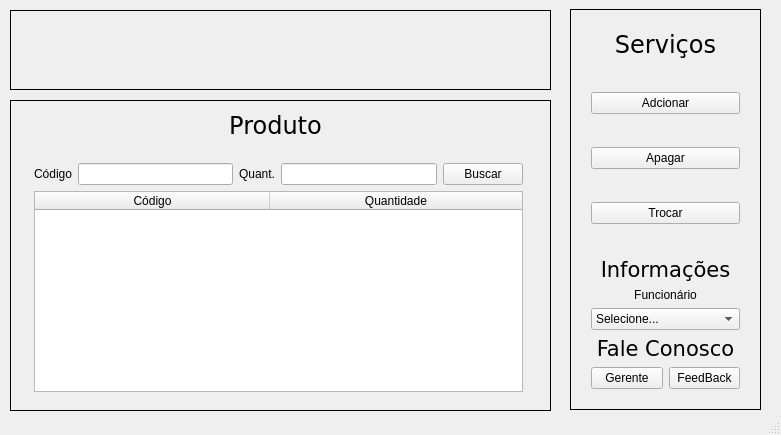
<?xml version="1.0" encoding="UTF-8"?>
<ui version="4.0">
 <class>MainWindow</class>
 <widget class="QMainWindow" name="MainWindow">
  <property name="windowModality">
   <enum>Qt::ApplicationModal</enum>
  </property>
  <property name="geometry">
   <rect>
    <x>0</x>
    <y>0</y>
    <width>781</width>
    <height>435</height>
   </rect>
  </property>
  <property name="windowTitle">
   <string>Hipermercado Japi</string>
  </property>
  <widget class="QWidget" name="centralWidget">
   <widget class="QWidget" name="widget" native="true">
    <property name="geometry">
     <rect>
      <x>10</x>
      <y>0</y>
      <width>761</width>
      <height>431</height>
     </rect>
    </property>
    <widget class="QFrame" name="frame">
     <property name="geometry">
      <rect>
       <x>0</x>
       <y>100</y>
       <width>541</width>
       <height>311</height>
      </rect>
     </property>
     <property name="frameShape">
      <enum>QFrame::Box</enum>
     </property>
     <property name="frameShadow">
      <enum>QFrame::Plain</enum>
     </property>
     <widget class="QLabel" name="lbl_servico_2">
      <property name="geometry">
       <rect>
        <x>10</x>
        <y>10</y>
        <width>511</width>
        <height>31</height>
       </rect>
      </property>
      <property name="font">
       <font>
        <family>DejaVu Sans</family>
        <pointsize>18</pointsize>
       </font>
      </property>
      <property name="layoutDirection">
       <enum>Qt::LeftToRight</enum>
      </property>
      <property name="text">
       <string>Produto</string>
      </property>
      <property name="alignment">
       <set>Qt::AlignCenter</set>
      </property>
     </widget>
     <widget class="QWidget" name="layoutWidget">
      <property name="geometry">
       <rect>
        <x>13</x>
        <y>52</y>
        <width>511</width>
        <height>251</height>
       </rect>
      </property>
      <layout class="QVBoxLayout" name="verticalLayout_2">
       <item>
        <layout class="QHBoxLayout" name="horizontalLayout_3">
         <item>
          <layout class="QHBoxLayout" name="horizontalLayout">
           <item>
            <widget class="QLabel" name="label">
             <property name="text">
              <string>Código</string>
             </property>
            </widget>
           </item>
           <item>
            <widget class="QLineEdit" name="line_Codigo">
             <property name="maxLength">
              <number>999999999</number>
             </property>
            </widget>
           </item>
          </layout>
         </item>
         <item>
          <layout class="QHBoxLayout" name="horizontalLayout_2">
           <item>
            <widget class="QLabel" name="label_2">
             <property name="text">
              <string>Quant.</string>
             </property>
            </widget>
           </item>
           <item>
            <widget class="QLineEdit" name="line_Qtn"/>
           </item>
          </layout>
         </item>
         <item>
          <widget class="QPushButton" name="btn_Buscar">
           <property name="enabled">
            <bool>true</bool>
           </property>
           <property name="cursor">
            <cursorShape>PointingHandCursor</cursorShape>
           </property>
           <property name="mouseTracking">
            <bool>false</bool>
           </property>
           <property name="tabletTracking">
            <bool>false</bool>
           </property>
           <property name="text">
            <string>Buscar</string>
           </property>
           <property name="autoDefault">
            <bool>false</bool>
           </property>
           <property name="default">
            <bool>false</bool>
           </property>
           <property name="flat">
            <bool>false</bool>
           </property>
          </widget>
         </item>
        </layout>
       </item>
       <item>
        <widget class="QTableWidget" name="tbl_produto">
         <property name="editTriggers">
          <set>QAbstractItemView::NoEditTriggers</set>
         </property>
         <property name="dragEnabled">
          <bool>false</bool>
         </property>
         <property name="alternatingRowColors">
          <bool>true</bool>
         </property>
         <property name="selectionMode">
          <enum>QAbstractItemView::SingleSelection</enum>
         </property>
         <property name="selectionBehavior">
          <enum>QAbstractItemView::SelectRows</enum>
         </property>
         <property name="textElideMode">
          <enum>Qt::ElideLeft</enum>
         </property>
         <property name="showGrid">
          <bool>true</bool>
         </property>
         <property name="gridStyle">
          <enum>Qt::SolidLine</enum>
         </property>
         <property name="sortingEnabled">
          <bool>true</bool>
         </property>
         <property name="wordWrap">
          <bool>true</bool>
         </property>
         <property name="cornerButtonEnabled">
          <bool>true</bool>
         </property>
         <property name="rowCount">
          <number>0</number>
         </property>
         <property name="columnCount">
          <number>2</number>
         </property>
         <attribute name="horizontalHeaderVisible">
          <bool>true</bool>
         </attribute>
         <attribute name="horizontalHeaderCascadingSectionResizes">
          <bool>true</bool>
         </attribute>
         <attribute name="horizontalHeaderDefaultSectionSize">
          <number>235</number>
         </attribute>
         <attribute name="horizontalHeaderHighlightSections">
          <bool>true</bool>
         </attribute>
         <attribute name="horizontalHeaderShowSortIndicator" stdset="0">
          <bool>true</bool>
         </attribute>
         <attribute name="horizontalHeaderStretchLastSection">
          <bool>true</bool>
         </attribute>
         <attribute name="verticalHeaderVisible">
          <bool>true</bool>
         </attribute>
         <attribute name="verticalHeaderCascadingSectionResizes">
          <bool>true</bool>
         </attribute>
         <attribute name="verticalHeaderShowSortIndicator" stdset="0">
          <bool>true</bool>
         </attribute>
         <column>
          <property name="text">
           <string>Código</string>
          </property>
          <property name="textAlignment">
           <set>AlignCenter</set>
          </property>
         </column>
         <column>
          <property name="text">
           <string>Quantidade</string>
          </property>
          <property name="font">
           <font>
            <underline>false</underline>
            <strikeout>false</strikeout>
           </font>
          </property>
          <property name="textAlignment">
           <set>AlignCenter</set>
          </property>
         </column>
        </widget>
       </item>
      </layout>
     </widget>
    </widget>
    <widget class="QFrame" name="frame_2">
     <property name="geometry">
      <rect>
       <x>560</x>
       <y>9</y>
       <width>191</width>
       <height>401</height>
      </rect>
     </property>
     <property name="frameShape">
      <enum>QFrame::Panel</enum>
     </property>
     <property name="frameShadow">
      <enum>QFrame::Plain</enum>
     </property>
     <widget class="QWidget" name="layoutWidget">
      <property name="geometry">
       <rect>
        <x>10</x>
        <y>10</y>
        <width>171</width>
        <height>381</height>
       </rect>
      </property>
      <layout class="QVBoxLayout" name="verticalLayout_8">
       <item>
        <layout class="QVBoxLayout" name="verticalLayout_6">
         <item>
          <layout class="QVBoxLayout" name="verticalLayout_5">
           <item>
            <widget class="QLabel" name="lbl_servico">
             <property name="font">
              <font>
               <family>DejaVu Sans</family>
               <pointsize>18</pointsize>
              </font>
             </property>
             <property name="layoutDirection">
              <enum>Qt::LeftToRight</enum>
             </property>
             <property name="text">
              <string>Serviços</string>
             </property>
             <property name="alignment">
              <set>Qt::AlignCenter</set>
             </property>
            </widget>
           </item>
           <item>
            <spacer name="verticalSpacer_3">
             <property name="orientation">
              <enum>Qt::Vertical</enum>
             </property>
             <property name="sizeHint" stdset="0">
              <size>
               <width>20</width>
               <height>40</height>
              </size>
             </property>
            </spacer>
           </item>
           <item>
            <layout class="QVBoxLayout" name="verticalLayout">
             <item>
              <spacer name="verticalSpacer_8">
               <property name="orientation">
                <enum>Qt::Vertical</enum>
               </property>
               <property name="sizeHint" stdset="0">
                <size>
                 <width>20</width>
                 <height>40</height>
                </size>
               </property>
              </spacer>
             </item>
             <item>
              <widget class="QPushButton" name="btn_Adcionar">
               <property name="cursor">
                <cursorShape>PointingHandCursor</cursorShape>
               </property>
               <property name="text">
                <string>Adcionar</string>
               </property>
              </widget>
             </item>
             <item>
              <spacer name="verticalSpacer_6">
               <property name="orientation">
                <enum>Qt::Vertical</enum>
               </property>
               <property name="sizeHint" stdset="0">
                <size>
                 <width>20</width>
                 <height>40</height>
                </size>
               </property>
              </spacer>
             </item>
             <item>
              <widget class="QPushButton" name="btn_Apagar">
               <property name="cursor">
                <cursorShape>PointingHandCursor</cursorShape>
               </property>
               <property name="text">
                <string>Apagar</string>
               </property>
              </widget>
             </item>
             <item>
              <spacer name="verticalSpacer_5">
               <property name="orientation">
                <enum>Qt::Vertical</enum>
               </property>
               <property name="sizeHint" stdset="0">
                <size>
                 <width>20</width>
                 <height>40</height>
                </size>
               </property>
              </spacer>
             </item>
             <item>
              <widget class="QPushButton" name="btn_Trocar">
               <property name="cursor">
                <cursorShape>PointingHandCursor</cursorShape>
               </property>
               <property name="text">
                <string>Trocar</string>
               </property>
              </widget>
             </item>
             <item>
              <spacer name="verticalSpacer_7">
               <property name="orientation">
                <enum>Qt::Vertical</enum>
               </property>
               <property name="sizeHint" stdset="0">
                <size>
                 <width>20</width>
                 <height>40</height>
                </size>
               </property>
              </spacer>
             </item>
            </layout>
           </item>
          </layout>
         </item>
         <item>
          <layout class="QVBoxLayout" name="verticalLayout_4">
           <item>
            <spacer name="verticalSpacer_2">
             <property name="orientation">
              <enum>Qt::Vertical</enum>
             </property>
             <property name="sizeHint" stdset="0">
              <size>
               <width>20</width>
               <height>40</height>
              </size>
             </property>
            </spacer>
           </item>
           <item>
            <widget class="QLabel" name="lbl_servico_3">
             <property name="font">
              <font>
               <family>DejaVu Sans</family>
               <pointsize>16</pointsize>
              </font>
             </property>
             <property name="layoutDirection">
              <enum>Qt::LeftToRight</enum>
             </property>
             <property name="text">
              <string>Informações</string>
             </property>
             <property name="alignment">
              <set>Qt::AlignCenter</set>
             </property>
            </widget>
           </item>
           <item>
            <spacer name="verticalSpacer_9">
             <property name="orientation">
              <enum>Qt::Vertical</enum>
             </property>
             <property name="sizeHint" stdset="0">
              <size>
               <width>20</width>
               <height>40</height>
              </size>
             </property>
            </spacer>
           </item>
           <item>
            <layout class="QVBoxLayout" name="verticalLayout_3">
             <item>
              <widget class="QLabel" name="label_3">
               <property name="text">
                <string>Funcionário</string>
               </property>
               <property name="alignment">
                <set>Qt::AlignCenter</set>
               </property>
              </widget>
             </item>
             <item>
              <widget class="QComboBox" name="cbx_Func">
               <property name="cursor">
                <cursorShape>PointingHandCursor</cursorShape>
               </property>
               <item>
                <property name="text">
                 <string>Selecione...</string>
                </property>
               </item>
               <item>
                <property name="text">
                 <string>Anderson</string>
                </property>
               </item>
               <item>
                <property name="text">
                 <string>Brendo</string>
                </property>
               </item>
               <item>
                <property name="text">
                 <string>Cristiano</string>
                </property>
               </item>
               <item>
                <property name="text">
                 <string>João Eliandro</string>
                </property>
               </item>
               <item>
                <property name="text">
                 <string>Raimundo</string>
                </property>
               </item>
              </widget>
             </item>
            </layout>
           </item>
          </layout>
         </item>
        </layout>
       </item>
       <item>
        <spacer name="verticalSpacer_4">
         <property name="orientation">
          <enum>Qt::Vertical</enum>
         </property>
         <property name="sizeHint" stdset="0">
          <size>
           <width>20</width>
           <height>40</height>
          </size>
         </property>
        </spacer>
       </item>
       <item>
        <layout class="QVBoxLayout" name="verticalLayout_7">
         <item>
          <widget class="QLabel" name="label_5">
           <property name="font">
            <font>
             <family>DejaVu Sans</family>
             <pointsize>16</pointsize>
            </font>
           </property>
           <property name="text">
            <string>Fale Conosco</string>
           </property>
           <property name="alignment">
            <set>Qt::AlignCenter</set>
           </property>
          </widget>
         </item>
         <item>
          <spacer name="verticalSpacer">
           <property name="orientation">
            <enum>Qt::Vertical</enum>
           </property>
           <property name="sizeHint" stdset="0">
            <size>
             <width>20</width>
             <height>40</height>
            </size>
           </property>
          </spacer>
         </item>
         <item>
          <layout class="QHBoxLayout" name="horizontalLayout_4">
           <item>
            <widget class="QPushButton" name="btn_Gerente">
             <property name="cursor">
              <cursorShape>PointingHandCursor</cursorShape>
             </property>
             <property name="text">
              <string>Gerente</string>
             </property>
            </widget>
           </item>
           <item>
            <widget class="QPushButton" name="btn_FeedBack">
             <property name="cursor">
              <cursorShape>PointingHandCursor</cursorShape>
             </property>
             <property name="text">
              <string>FeedBack</string>
             </property>
            </widget>
           </item>
          </layout>
         </item>
        </layout>
       </item>
      </layout>
     </widget>
    </widget>
    <widget class="QFrame" name="frame_3">
     <property name="geometry">
      <rect>
       <x>0</x>
       <y>10</y>
       <width>541</width>
       <height>80</height>
      </rect>
     </property>
     <property name="frameShape">
      <enum>QFrame::Panel</enum>
     </property>
     <property name="frameShadow">
      <enum>QFrame::Plain</enum>
     </property>
     <widget class="QLabel" name="label_4">
      <property name="geometry">
       <rect>
        <x>0</x>
        <y>0</y>
        <width>541</width>
        <height>81</height>
       </rect>
      </property>
      <property name="text">
       <string/>
      </property>
      <property name="pixmap">
       <pixmap resource="imagens.qrc">:/png/hiperjapi.png</pixmap>
      </property>
      <property name="scaledContents">
       <bool>true</bool>
      </property>
      <property name="alignment">
       <set>Qt::AlignCenter</set>
      </property>
     </widget>
    </widget>
   </widget>
  </widget>
  <widget class="QStatusBar" name="statusBar"/>
 </widget>
 <layoutdefault spacing="6" margin="11"/>
 <resources>
  <include location="imagens.qrc"/>
 </resources>
 <connections/>
</ui>
